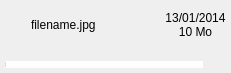
<?xml version="1.0" encoding="UTF-8"?>
<ui version="4.0">
 <class>HistoryElementView</class>
 <widget class="QWidget" name="HistoryElementView">
  <property name="geometry">
   <rect>
    <x>0</x>
    <y>0</y>
    <width>231</width>
    <height>73</height>
   </rect>
  </property>
  <property name="windowTitle">
   <string>Form</string>
  </property>
  <property name="toolTip">
   <string/>
  </property>
  <layout class="QVBoxLayout" name="verticalLayout">
   <property name="spacing">
    <number>0</number>
   </property>
   <property name="leftMargin">
    <number>5</number>
   </property>
   <property name="topMargin">
    <number>0</number>
   </property>
   <property name="rightMargin">
    <number>5</number>
   </property>
   <property name="bottomMargin">
    <number>0</number>
   </property>
   <item>
    <widget class="QStackedWidget" name="stackedWidget">
     <property name="currentIndex">
      <number>0</number>
     </property>
     <widget class="QWidget" name="filePage">
      <layout class="QVBoxLayout" name="verticalLayout_2">
       <property name="spacing">
        <number>6</number>
       </property>
       <property name="leftMargin">
        <number>0</number>
       </property>
       <property name="topMargin">
        <number>0</number>
       </property>
       <property name="rightMargin">
        <number>0</number>
       </property>
       <property name="bottomMargin">
        <number>0</number>
       </property>
       <item>
        <layout class="QHBoxLayout" name="fileTopLayout">
         <property name="spacing">
          <number>0</number>
         </property>
         <item>
          <widget class="QLabel" name="fileIcon">
           <property name="minimumSize">
            <size>
             <width>16</width>
             <height>16</height>
            </size>
           </property>
           <property name="maximumSize">
            <size>
             <width>16</width>
             <height>16</height>
            </size>
           </property>
           <property name="text">
            <string/>
           </property>
           <property name="pixmap">
            <pixmap resource="../../resources.qrc">:/images/flat/folder-flat.png</pixmap>
           </property>
           <property name="scaledContents">
            <bool>true</bool>
           </property>
          </widget>
         </item>
         <item>
          <spacer name="fileLeftSpacer">
           <property name="orientation">
            <enum>Qt::Horizontal</enum>
           </property>
           <property name="sizeType">
            <enum>QSizePolicy::Fixed</enum>
           </property>
           <property name="sizeHint" stdset="0">
            <size>
             <width>10</width>
             <height>20</height>
            </size>
           </property>
          </spacer>
         </item>
         <item>
          <widget class="QLabel" name="fileName">
           <property name="text">
            <string>filename.jpg</string>
           </property>
           <property name="margin">
            <number>0</number>
           </property>
          </widget>
         </item>
         <item>
          <spacer name="horizontalSpacer">
           <property name="orientation">
            <enum>Qt::Horizontal</enum>
           </property>
           <property name="sizeHint" stdset="0">
            <size>
             <width>40</width>
             <height>20</height>
            </size>
           </property>
          </spacer>
         </item>
         <item>
          <layout class="QVBoxLayout" name="dateSizeLayout">
           <item>
            <spacer name="verticalSpacer_2">
             <property name="orientation">
              <enum>Qt::Vertical</enum>
             </property>
             <property name="sizeType">
              <enum>QSizePolicy::MinimumExpanding</enum>
             </property>
             <property name="sizeHint" stdset="0">
              <size>
               <width>20</width>
               <height>0</height>
              </size>
             </property>
            </spacer>
           </item>
           <item>
            <widget class="QLabel" name="fileDate">
             <property name="text">
              <string>13/01/2014</string>
             </property>
             <property name="alignment">
              <set>Qt::AlignCenter</set>
             </property>
            </widget>
           </item>
           <item>
            <widget class="QLabel" name="fileSize">
             <property name="text">
              <string>10 Mo</string>
             </property>
             <property name="alignment">
              <set>Qt::AlignCenter</set>
             </property>
            </widget>
           </item>
           <item>
            <spacer name="verticalSpacer">
             <property name="orientation">
              <enum>Qt::Vertical</enum>
             </property>
             <property name="sizeType">
              <enum>QSizePolicy::MinimumExpanding</enum>
             </property>
             <property name="sizeHint" stdset="0">
              <size>
               <width>20</width>
               <height>0</height>
              </size>
             </property>
            </spacer>
           </item>
          </layout>
         </item>
        </layout>
       </item>
       <item>
        <layout class="QHBoxLayout" name="fileProgressLayout">
         <item>
          <widget class="QProgressBar" name="progressBar">
           <property name="styleSheet">
            <string notr="true">QProgressBar {
    border: 0px solid grey;
    max-height: 7px;
}</string>
           </property>
           <property name="value">
            <number>0</number>
           </property>
           <property name="textVisible">
            <bool>false</bool>
           </property>
           <property name="format">
            <string/>
           </property>
          </widget>
         </item>
         <item>
          <widget class="QPushButton" name="cancelButton">
           <property name="minimumSize">
            <size>
             <width>17</width>
             <height>17</height>
            </size>
           </property>
           <property name="maximumSize">
            <size>
             <width>17</width>
             <height>17</height>
            </size>
           </property>
           <property name="toolTip">
            <string>Annuler le transfert</string>
           </property>
           <property name="styleSheet">
            <string notr="true">QPushButton#cancelButton
{
	background: url(:/images/cross_gray.png) no-repeat right top;
}

QPushButton#cancelButton:hover
{
	background: url(:/images/cross_red.png) no-repeat right top;
}

QPushButton:flat {
     border: none; /* no border for a flat push button */
 }</string>
           </property>
           <property name="text">
            <string/>
           </property>
           <property name="flat">
            <bool>true</bool>
           </property>
          </widget>
         </item>
        </layout>
       </item>
      </layout>
     </widget>
     <widget class="QWidget" name="textPage">
      <layout class="QVBoxLayout" name="verticalLayout_3">
       <property name="spacing">
        <number>0</number>
       </property>
       <property name="leftMargin">
        <number>0</number>
       </property>
       <property name="topMargin">
        <number>0</number>
       </property>
       <property name="rightMargin">
        <number>0</number>
       </property>
       <property name="bottomMargin">
        <number>0</number>
       </property>
       <item>
        <layout class="QHBoxLayout" name="textTopSpacer">
         <item>
          <widget class="QLabel" name="textIcon">
           <property name="minimumSize">
            <size>
             <width>16</width>
             <height>16</height>
            </size>
           </property>
           <property name="maximumSize">
            <size>
             <width>16</width>
             <height>16</height>
            </size>
           </property>
           <property name="text">
            <string/>
           </property>
           <property name="pixmap">
            <pixmap resource="../../resources.qrc">:/images/flat/pencil-flat.png</pixmap>
           </property>
           <property name="scaledContents">
            <bool>true</bool>
           </property>
          </widget>
         </item>
         <item>
          <spacer name="horizontalSpacer_4">
           <property name="orientation">
            <enum>Qt::Horizontal</enum>
           </property>
           <property name="sizeType">
            <enum>QSizePolicy::Fixed</enum>
           </property>
           <property name="sizeHint" stdset="0">
            <size>
             <width>10</width>
             <height>20</height>
            </size>
           </property>
          </spacer>
         </item>
         <item>
          <widget class="QLabel" name="text">
           <property name="sizePolicy">
            <sizepolicy hsizetype="Preferred" vsizetype="Preferred">
             <horstretch>0</horstretch>
             <verstretch>0</verstretch>
            </sizepolicy>
           </property>
           <property name="text">
            <string>Received text</string>
           </property>
           <property name="wordWrap">
            <bool>true</bool>
           </property>
           <property name="margin">
            <number>0</number>
           </property>
          </widget>
         </item>
         <item>
          <spacer name="horizontalSpacer_5">
           <property name="orientation">
            <enum>Qt::Horizontal</enum>
           </property>
           <property name="sizeHint" stdset="0">
            <size>
             <width>40</width>
             <height>20</height>
            </size>
           </property>
          </spacer>
         </item>
         <item>
          <widget class="QLabel" name="textDate">
           <property name="text">
            <string>13/01/2014</string>
           </property>
          </widget>
         </item>
        </layout>
       </item>
      </layout>
     </widget>
     <widget class="QWidget" name="urlPage">
      <layout class="QVBoxLayout" name="verticalLayout_4">
       <property name="leftMargin">
        <number>0</number>
       </property>
       <property name="topMargin">
        <number>0</number>
       </property>
       <property name="rightMargin">
        <number>0</number>
       </property>
       <property name="bottomMargin">
        <number>0</number>
       </property>
       <item>
        <layout class="QHBoxLayout" name="urlTopSpacer">
         <item>
          <widget class="QLabel" name="urlIcon">
           <property name="minimumSize">
            <size>
             <width>16</width>
             <height>16</height>
            </size>
           </property>
           <property name="maximumSize">
            <size>
             <width>16</width>
             <height>16</height>
            </size>
           </property>
           <property name="text">
            <string/>
           </property>
           <property name="pixmap">
            <pixmap resource="../../resources.qrc">:/images/flat/link-flat.png</pixmap>
           </property>
           <property name="scaledContents">
            <bool>true</bool>
           </property>
          </widget>
         </item>
         <item>
          <spacer name="horizontalSpacer_6">
           <property name="orientation">
            <enum>Qt::Horizontal</enum>
           </property>
           <property name="sizeType">
            <enum>QSizePolicy::Fixed</enum>
           </property>
           <property name="sizeHint" stdset="0">
            <size>
             <width>5</width>
             <height>20</height>
            </size>
           </property>
          </spacer>
         </item>
         <item>
          <widget class="QLabel" name="url">
           <property name="sizePolicy">
            <sizepolicy hsizetype="Preferred" vsizetype="Preferred">
             <horstretch>0</horstretch>
             <verstretch>0</verstretch>
            </sizepolicy>
           </property>
           <property name="text">
            <string>Received url</string>
           </property>
           <property name="wordWrap">
            <bool>true</bool>
           </property>
           <property name="margin">
            <number>0</number>
           </property>
           <property name="openExternalLinks">
            <bool>true</bool>
           </property>
          </widget>
         </item>
         <item>
          <spacer name="horizontalSpacer_7">
           <property name="orientation">
            <enum>Qt::Horizontal</enum>
           </property>
           <property name="sizeHint" stdset="0">
            <size>
             <width>40</width>
             <height>20</height>
            </size>
           </property>
          </spacer>
         </item>
         <item>
          <widget class="QLabel" name="urlDate">
           <property name="text">
            <string>13/01/2014</string>
           </property>
          </widget>
         </item>
        </layout>
       </item>
      </layout>
     </widget>
    </widget>
   </item>
  </layout>
 </widget>
 <resources>
  <include location="../../resources.qrc"/>
 </resources>
 <connections/>
</ui>
